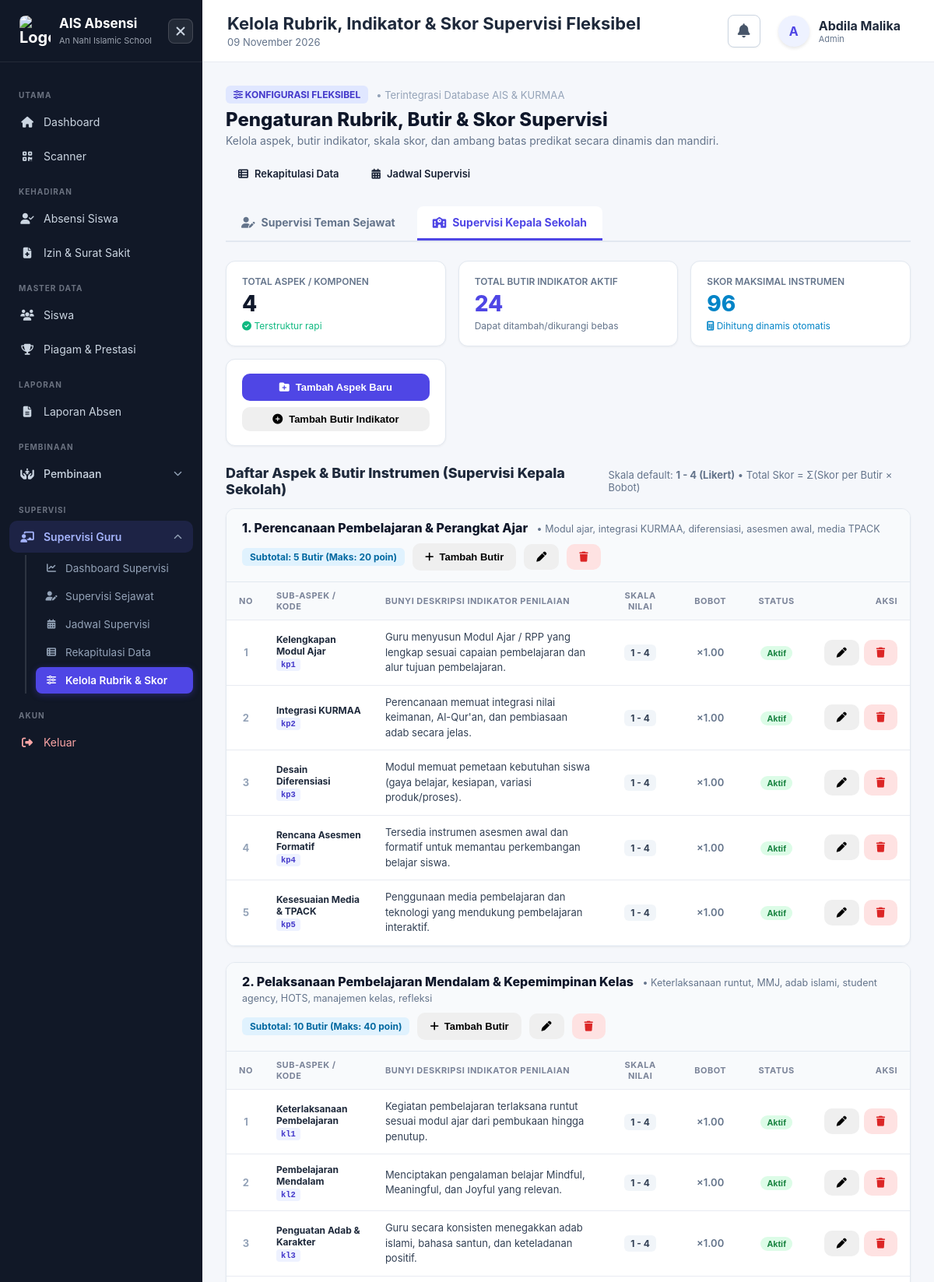
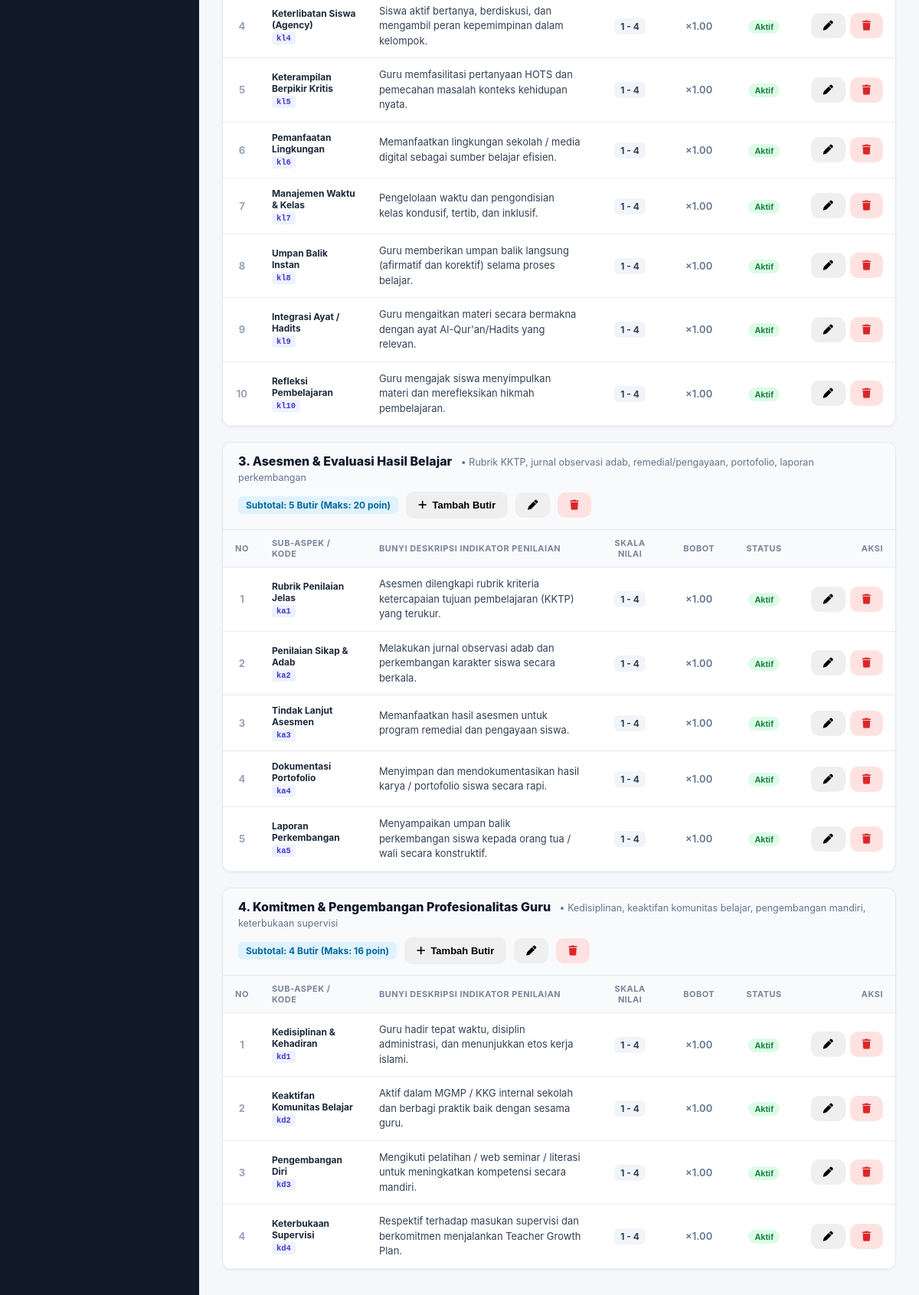
Screenshot of /supervisi/rubrics.php?type_id=2 (signed in, upper part) with the database file from the repository (2 pictures, top to bottom).
### tables this page shows
CREATE TABLE `supervision_types` (
  `id` int unsigned NOT NULL AUTO_INCREMENT,
  `type_key` varchar(50) NOT NULL,
  `name` varchar(100) NOT NULL,
  `description` text,
  `sort_order` int NOT NULL DEFAULT '0',
  `is_active` tinyint(1) NOT NULL DEFAULT '1',
  `created_at` timestamp NULL DEFAULT CURRENT_TIMESTAMP,
  `updated_at` timestamp NULL DEFAULT CURRENT_TIMESTAMP ON UPDATE CURRENT_TIMESTAMP,
  PRIMARY KEY (`id`),
  UNIQUE KEY `type_key` (`type_key`)
);

CREATE TABLE `supervision_categories` (
  `id` int unsigned NOT NULL AUTO_INCREMENT,
  `type_id` int unsigned NOT NULL,
  `category_name` varchar(150) NOT NULL,
  `description` text,
  `sort_order` int NOT NULL DEFAULT '0',
  `is_active` tinyint(1) NOT NULL DEFAULT '1',
  `created_at` timestamp NULL DEFAULT CURRENT_TIMESTAMP,
  `updated_at` timestamp NULL DEFAULT CURRENT_TIMESTAMP ON UPDATE CURRENT_TIMESTAMP,
  PRIMARY KEY (`id`),
  KEY `idx_sc_type` (`type_id`,`is_active`)
);

CREATE TABLE `supervision_rubric_items` (
  `id` int unsigned NOT NULL AUTO_INCREMENT,
  `category_id` int unsigned NOT NULL,
  `code` varchar(50) DEFAULT NULL,
  `aspek_label` varchar(100) DEFAULT NULL,
  `indicator_text` text NOT NULL,
  `min_score` int NOT NULL DEFAULT '1',
  `max_score` int NOT NULL DEFAULT '4',
  `weight` decimal(4,2) NOT NULL DEFAULT '1.00',
  `sort_order` int NOT NULL DEFAULT '0',
  `is_active` tinyint(1) NOT NULL DEFAULT '1',
  `created_at` timestamp NULL DEFAULT CURRENT_TIMESTAMP,
  `updated_at` timestamp NULL DEFAULT CURRENT_TIMESTAMP ON UPDATE CURRENT_TIMESTAMP,
  PRIMARY KEY (`id`),
  KEY `idx_sri_category` (`category_id`,`is_active`)
);

### public/supervisi/rubrics.php (the view, shortened to what the rows shown need)
<?php
require_once __DIR__ . '/../../config/database.php';
$types = $pdo->query("SELECT * FROM supervision_types WHERE is_active = 1 ORDER BY sort_order ASC")->fetchAll(PDO::FETCH_ASSOC);
$selectedTypeId = (int)($_GET['type_id'] ?? ($types[0]['id'] ?? 1));
$currentType = null;
foreach ($types as $t) {
    if ((int)$t['id'] === $selectedTypeId) {
        $currentType = $t;
        break;
    }
}
$stmtCats = $pdo->prepare("
    SELECT sc.*,
           (SELECT COUNT(*) FROM supervision_rubric_items sri WHERE sri.category_id = sc.id) as total_items,
           (SELECT COUNT(*) FROM supervision_rubric_items sri WHERE sri.category_id = sc.id AND sri.is_active = 1) as active_items,
           (SELECT COALESCE(SUM(sri.max_score * sri.weight), 0) FROM supervision_rubric_items sri WHERE sri.category_id = sc.id AND sri.is_active = 1) as subtotal_max
    FROM supervision_categories sc
    WHERE sc.type_id = ?
    ORDER BY sc.sort_order ASC, sc.id ASC
");
$stmtCats->execute([$selectedTypeId]);
$categories = $stmtCats->fetchAll(PDO::FETCH_ASSOC);
$categoryIds = array_column($categories, 'id');
$itemsByCategory = [];
if (!empty($categoryIds)) {
    $placeholders = implode(',', array_fill(0, count($categoryIds), '?'));
    $stmtItems = $pdo->prepare("
        SELECT sri.*, sc.category_name
        FROM supervision_rubric_items sri
        JOIN supervision_categories sc ON sc.id = sri.category_id
        WHERE sri.category_id IN ($placeholders)
        ORDER BY sri.sort_order ASC, sri.id ASC
    ");
    $stmtItems->execute($categoryIds);
    $allItems = $stmtItems->fetchAll(PDO::FETCH_ASSOC);
    foreach ($allItems as $it) {
        $itemsByCategory[$it['category_id']][] = $it;
    }
}
require_once __DIR__ . '/../../includes/header.php';
?>
<div class="supervisi-fullwidth" style="width: 100%; max-width: 100%;">
    <div style="display: flex; justify-content: space-between; align-items: flex-start; flex-wrap: wrap; gap: 16px; margin-bottom: 24px;">
        <div>
            <h1 style="margin: 0; font-size: 24px; font-weight: 800; color: #0f172a;">
                Pengaturan Rubrik, Butir & Skor Supervisi
            </h1>
        </div>
    </div>
    <div style="display: flex; gap: 8px; border-bottom: 2px solid #e2e8f0; margin-bottom: 24px;">
        <?php foreach ($types as $t):
            $isActiveTab = ($t['id'] == $selectedTypeId);
            $icon = ($t['type_key'] === 'peer') ? 'fa-user-pen' : 'fa-school';
        ?>
            <a href="rubrics.php?type_id=<?= $t['id'] ?>"
               style="display: inline-flex; align-items: center; gap: 8px; padding: 12px 20px; font-weight: 700; font-size: 14px; text-decoration: none; border-bottom: 3px solid <?= $isActiveTab ? 'var(--primary, #4f46e5)' : 'transparent' ?>; color: <?= $isActiveTab ? 'var(--primary, #4f46e5)' : '#64748b' ?>; background: <?= $isActiveTab ? '#ffffff' : 'transparent' ?>; border-top-left-radius: 8px; border-top-right-radius: 8px; transition: all 0.2s;">
                <i class="fa-solid <?= $icon ?>"></i>
                <?= htmlspecialchars($t['name']) ?>
            </a>
        <?php endforeach; ?>
    </div>
    <div style="margin-bottom: 36px;">
        <div style="display: flex; justify-content: space-between; align-items: center; margin-bottom: 14px;">
            <h2 style="margin: 0; font-size: 18px; font-weight: 800; color: #1e293b;">
                Daftar Aspek & Butir Instrumen (<?= htmlspecialchars($currentType['name']) ?>)
            </h2>
            <span style="font-size: 13px; color: #64748b;">
                Skala default: <strong>1 - 4 (Likert)</strong> &bull; Total Skor = &Sigma;(Skor per Butir &times; Bobot)
            </span>
        </div>
        <?php if (empty($categories)): ?>
            <div style="background: white; padding: 40px; text-align: center; border-radius: 12px; border: 1px dashed #cbd5e1; color: #64748b;">
                <i class="fa-solid fa-folder-open" style="font-size: 36px; color: #94a3b8; margin-bottom: 12px; display: block;"></i>
                Belum ada aspek penilaian untuk instrumen ini. Silakan klik tombol <strong>"Tambah Aspek Baru"</strong> di atas.
            </div>
        <?php else: ?>
            <div style="display: flex; flex-direction: column; gap: 20px;">
                <?php foreach ($categories as $cat):
                    $catId = (int)$cat['id'];
                    $items = $itemsByCategory[$catId] ?? [];
                ?>
                    <div style="background: white; border: 1px solid #e2e8f0; border-radius: 12px; overflow: hidden; box-shadow: 0 1px 3px rgba(0,0,0,0.05);">
                        <div style="background: #f8fafc; padding: 14px 20px; border-bottom: 1px solid #e2e8f0; display: flex; justify-content: space-between; align-items: center; flex-wrap: wrap; gap: 10px;">
                            <div>
                                <span style="font-weight: 800; font-size: 16px; color: #0f172a;">
                                    <?= htmlspecialchars($cat['category_name']) ?>
                                </span>
                                <?php if (!empty($cat['description'])): ?>
                                    <span style="font-size: 12.5px; color: #64748b; margin-left: 8px;">
                                        &bull; <?= htmlspecialchars($cat['description']) ?>
                                    </span>
                                <?php endif; ?>
                            </div>
                            <div style="display: flex; align-items: center; gap: 10px;">
                                <span style="background: #e0f2fe; color: #0369a1; font-size: 12px; font-weight: 700; padding: 4px 10px; border-radius: 6px;">
                                    Subtotal: <?= count($items) ?> Butir (Maks: <?= number_format($cat['subtotal_max'], 0) ?> poin)
                                </span>
                                <button type="button" class="btn btn-sm btn-secondary" onclick="openAddItemModal(<?= $catId ?>)" title="Tambah Butir ke Aspek Ini">
                                    <i class="fa-solid fa-plus"></i> Tambah Butir
                                </button>
                                <button type="button" class="btn btn-sm btn-secondary" onclick="openEditCategoryModal(<?= $catId ?>, '<?= htmlspecialchars(addslashes($cat['category_name'])) ?>', '<?= htmlspecialchars(addslashes($cat['description'] ?? '')) ?>', <?= (int)$cat['sort_order'] ?>)" title="Edit Aspek">
                                    <i class="fa-solid fa-pen"></i>
                                </button>
                                <form method="POST" style="display: inline;" onsubmit="return confirm('Apakah Anda yakin ingin menghapus aspek ini?');">
                                    <button type="submit" class="btn btn-sm btn-danger" title="Hapus Aspek">
                                        <i class="fa-solid fa-trash"></i>
                                    </button>
                                </form>
                            </div>
                        </div>
                        <?php if (empty($items)): ?>
                            <div style="padding: 24px; text-align: center; color: #94a3b8; font-size: 13px;">
                                Belum ada butir indikator pada aspek ini.
                            </div>
                        <?php else: ?>
                            <div style="overflow-x: auto;">
                                <table style="width: 100%; border-collapse: collapse; font-size: 13.5px;">
                                    <thead>
                                        <tr style="background: #ffffff; border-bottom: 1px solid #e2e8f0; color: #64748b; font-size: 11px; text-transform: uppercase;">
                                            <th style="padding: 10px 16px; width: 40px; text-align: center;">No</th>
                                            <th style="padding: 10px 14px; width: 140px;">Sub-Aspek / Kode</th>
                                            <th style="padding: 10px 14px;">Bunyi Deskripsi Indikator Penilaian</th>
                                            <th style="padding: 10px 14px; width: 100px; text-align: center;">Skala Nilai</th>
                                            <th style="padding: 10px 14px; width: 80px; text-align: center;">Bobot</th>
                                            <th style="padding: 10px 14px; width: 90px; text-align: center;">Status</th>
                                            <th style="padding: 10px 16px; width: 120px; text-align: right;">Aksi</th>
                                        </tr>
                                    </thead>
                                    <tbody>
                                        <?php $no = 1; foreach ($items as $it):
                                            $isActive = ($it['is_active'] == 1);
                                        ?>
                                            <tr style="border-bottom: 1px solid #f1f5f9; <?= !$isActive ? 'background: #f8fafc; opacity: 0.6;' : '' ?>">
                                                <td style="padding: 12px 16px; text-align: center; font-weight: 700; color: #94a3b8;">
                                                    <?= $no++ ?>
                                                </td>
                                                <td style="padding: 12px 14px;">
                                                    <?php if (!empty($it['aspek_label'])): ?>
                                                        <span style="font-weight: 700; color: #1e293b; display: block; font-size: 12px;">
                                                            <?= htmlspecialchars($it['aspek_label']) ?>
                                                        </span>
                                                    <?php endif; ?>
                                                    <?php if (!empty($it['code'])): ?>
                                                        <span style="display: inline-block; background: #eef2ff; color: #4338ca; font-size: 10.5px; padding: 2px 6px; border-radius: 4px; font-family: monospace; font-weight: 700;">
                                                            <?= htmlspecialchars($it['code']) ?>
                                                        </span>
                                                    <?php endif; ?>
                                                </td>
                                                <td style="padding: 12px 14px; color: #334155; line-height: 1.5;">
                                                    <?= htmlspecialchars($it['indicator_text']) ?>
                                                </td>
                                                <td style="padding: 12px 14px; text-align: center;">
                                                    <span style="background: #f1f5f9; color: #334155; font-weight: 700; padding: 3px 8px; border-radius: 6px; font-size: 12px;">
                                                        <?= (int)$it['min_score'] ?> - <?= (int)$it['max_score'] ?>
                                                    </span>
                                                </td>
                                                <td style="padding: 12px 14px; text-align: center; font-weight: 600; color: #64748b;">
                                                    &times;<?= number_format($it['weight'], 2) ?>
                                                </td>
                                                <td style="padding: 12px 14px; text-align: center;">
                                                    <form method="POST" style="display: inline;">
                                                        <button type="submit" style="background: none; border: none; cursor: pointer; padding: 0;">
                                                            <?php if ($isActive): ?>
                                                                <span style="background: #dcfce7; color: #15803d; font-size: 11px; font-weight: 700; padding: 3px 8px; border-radius: 12px;">
                                                                    Aktif
                                                                </span>
                                                            <?php else: ?>
                                                                <span style="background: #fee2e2; color: #b91c1c; font-size: 11px; font-weight: 700; padding: 3px 8px; border-radius: 12px;">
                                                                    Nonaktif
                                                                </span>
                                                            <?php endif; ?>
                                                        </button>
                                                    </form>
                                                </td>
                                                <td style="padding: 12px 16px; text-align: right;">
                                                    <div style="display: inline-flex; gap: 6px;">
                                                        <button type="button" class="btn btn-sm btn-secondary" onclick='openEditItemModal(<?= json_encode($it) ?>)' title="Edit Butir">
                                                            <i class="fa-solid fa-pen"></i>
                                                        </button>
                                                        <form method="POST" style="display: inline;" onsubmit="return confirm('Apakah Anda yakin ingin menghapus butir indikator ini?');">
                                                            <button type="submit" class="btn btn-sm btn-danger" title="Hapus Butir">
                                                                <i class="fa-solid fa-trash"></i>
                                                            </button>
                                                        </form>
                                                    </div>
                                                </td>
                                            </tr>
                                        <?php endforeach; ?>
                                    </tbody>
                                </table>
                            </div>
                        <?php endif; ?>
                    </div>
                <?php endforeach; ?>
            </div>
        <?php endif; ?>
    </div>
</div>
<?php require_once __DIR__ . '/../../includes/footer.php'; ?>

### rows the page displays
supervision_types: name "Supervisi Teman Sejawat"
supervision_types: name "Supervisi Kepala Sekolah"
supervision_categories: category_name "1. Perencanaan Pembelajaran & Perangkat Ajar", description "Modul ajar, integrasi KURMAA, diferensiasi, asesmen awal, media TPACK", id "5", subtotal_max "20"
supervision_rubric_items: aspek_label "Kelengkapan Modul Ajar", code "kp1", indicator_text "Guru menyusun Modul Ajar / RPP yang lengkap sesuai capaian pembelajaran dan alur tujuan pembelajaran.", min_score "1", max_score "4", weight "1.00", is_active "Aktif"
supervision_rubric_items: aspek_label "Integrasi KURMAA", code "kp2", indicator_text "Perencanaan memuat integrasi nilai keimanan, Al-Qur'an, dan pembiasaan adab secara jelas.", min_score "1", max_score "4", weight "1.00", is_active "Aktif"
supervision_rubric_items: aspek_label "Desain Diferensiasi", code "kp3", indicator_text "Modul memuat pemetaan kebutuhan siswa (gaya belajar, kesiapan, variasi produk/proses).", min_score "1", max_score "4", weight "1.00", is_active "Aktif"
supervision_rubric_items: aspek_label "Rencana Asesmen Formatif", code "kp4", indicator_text "Tersedia instrumen asesmen awal dan formatif untuk memantau perkembangan belajar siswa.", min_score "1", max_score "4", weight "1.00", is_active "Aktif"
supervision_rubric_items: aspek_label "Kesesuaian Media & TPACK", code "kp5", indicator_text "Penggunaan media pembelajaran dan teknologi yang mendukung pembelajaran interaktif.", min_score "1", max_score "4", weight "1.00", is_active "Aktif"
supervision_categories: category_name "2. Pelaksanaan Pembelajaran Mendalam & Kepemimpinan Kelas", description "Keterlaksanaan runtut, MMJ, adab islami, student agency, HOTS, manajemen kelas, refleksi", id "10", subtotal_max "40"
supervision_rubric_items: aspek_label "Keterlaksanaan Pembelajaran", code "kl1", indicator_text "Kegiatan pembelajaran terlaksana runtut sesuai modul ajar dari pembukaan hingga penutup.", min_score "1", max_score "4", weight "1.00", is_active "Aktif"
supervision_rubric_items: aspek_label "Pembelajaran Mendalam", code "kl2", indicator_text "Menciptakan pengalaman belajar Mindful, Meaningful, dan Joyful yang relevan.", min_score "1", max_score "4", weight "1.00", is_active "Aktif"
supervision_rubric_items: aspek_label "Penguatan Adab & Karakter", code "kl3", indicator_text "Guru secara konsisten menegakkan adab islami, bahasa santun, dan keteladanan positif.", min_score "1", max_score "4", weight "1.00", is_active "Aktif"
supervision_rubric_items: aspek_label "Keterlibatan Siswa (Agency)", code "kl4", indicator_text "Siswa aktif bertanya, berdiskusi, dan mengambil peran kepemimpinan dalam kelompok.", min_score "1", max_score "4", weight "1.00", is_active "Aktif"
supervision_rubric_items: aspek_label "Keterampilan Berpikir Kritis", code "kl5", indicator_text "Guru memfasilitasi pertanyaan HOTS dan pemecahan masalah konteks kehidupan nyata.", min_score "1", max_score "4", weight "1.00", is_active "Aktif"
supervision_rubric_items: aspek_label "Pemanfaatan Lingkungan", code "kl6", indicator_text "Memanfaatkan lingkungan sekolah / media digital sebagai sumber belajar efisien.", min_score "1", max_score "4", weight "1.00", is_active "Aktif"
supervision_rubric_items: aspek_label "Manajemen Waktu & Kelas", code "kl7", indicator_text "Pengelolaan waktu dan pengondisian kelas kondusif, tertib, dan inklusif.", min_score "1", max_score "4", weight "1.00", is_active "Aktif"
supervision_rubric_items: aspek_label "Umpan Balik Instan", code "kl8", indicator_text "Guru memberikan umpan balik langsung (afirmatif dan korektif) selama proses belajar.", min_score "1", max_score "4", weight "1.00", is_active "Aktif"
supervision_rubric_items: aspek_label "Integrasi Ayat / Hadits", code "kl9", indicator_text "Guru mengaitkan materi secara bermakna dengan ayat Al-Qur'an/Hadits yang relevan.", min_score "1", max_score "4", weight "1.00", is_active "Aktif"
supervision_rubric_items: aspek_label "Refleksi Pembelajaran", code "kl10", indicator_text "Guru mengajak siswa menyimpulkan materi dan merefleksikan hikmah pembelajaran.", min_score "1", max_score "4", weight "1.00", is_active "Aktif"
supervision_categories: category_name "3. Asesmen & Evaluasi Hasil Belajar", description "Rubrik KKTP, jurnal observasi adab, remedial/pengayaan, portofolio, laporan perkembangan", id "5", subtotal_max "20"
supervision_rubric_items: aspek_label "Rubrik Penilaian Jelas", code "ka1", indicator_text "Asesmen dilengkapi rubrik kriteria ketercapaian tujuan pembelajaran (KKTP) yang terukur.", min_score "1", max_score "4", weight "1.00", is_active "Aktif"
supervision_rubric_items: aspek_label "Penilaian Sikap & Adab", code "ka2", indicator_text "Melakukan jurnal observasi adab dan perkembangan karakter siswa secara berkala.", min_score "1", max_score "4", weight "1.00", is_active "Aktif"
supervision_rubric_items: aspek_label "Tindak Lanjut Asesmen", code "ka3", indicator_text "Memanfaatkan hasil asesmen untuk program remedial dan pengayaan siswa.", min_score "1", max_score "4", weight "1.00", is_active "Aktif"
supervision_rubric_items: aspek_label "Dokumentasi Portofolio", code "ka4", indicator_text "Menyimpan dan mendokumentasikan hasil karya / portofolio siswa secara rapi.", min_score "1", max_score "4", weight "1.00", is_active "Aktif"
supervision_rubric_items: aspek_label "Laporan Perkembangan", code "ka5", indicator_text "Menyampaikan umpan balik perkembangan siswa kepada orang tua / wali secara konstruktif.", min_score "1", max_score "4", weight "1.00", is_active "Aktif"
supervision_categories: category_name "4. Komitmen & Pengembangan Profesionalitas Guru", description "Kedisiplinan, keaktifan komunitas belajar, pengembangan mandiri, keterbukaan supervisi", id "4", subtotal_max "16"
supervision_rubric_items: aspek_label "Kedisiplinan & Kehadiran", code "kd1", indicator_text "Guru hadir tepat waktu, disiplin administrasi, dan menunjukkan etos kerja islami.", min_score "1", max_score "4", weight "1.00", is_active "Aktif"
supervision_rubric_items: aspek_label "Keaktifan Komunitas Belajar", code "kd2", indicator_text "Aktif dalam MGMP / KKG internal sekolah dan berbagi praktik baik dengan sesama guru.", min_score "1", max_score "4", weight "1.00", is_active "Aktif"
supervision_rubric_items: aspek_label "Pengembangan Diri", code "kd3", indicator_text "Mengikuti pelatihan / web seminar / literasi untuk meningkatkan kompetensi secara mandiri.", min_score "1", max_score "4", weight "1.00", is_active "Aktif"
supervision_rubric_items: aspek_label "Keterbukaan Supervisi", code "kd4", indicator_text "Respektif terhadap masukan supervisi dan berkomitmen menjalankan Teacher Growth Plan.", min_score "1", max_score "4", weight "1.00", is_active "Aktif"

### other values shown
$category "UTAMA"
$item['menu_name'] "Dashboard"
$item['menu_name'] "Scanner"
$category "KEHADIRAN"
$item['menu_name'] "Absensi Siswa"
$item['menu_name'] "Izin & Surat Sakit"
$category "MASTER DATA"
$item['menu_name'] "Siswa"
$item['menu_name'] "Piagam & Prestasi"
$category "LAPORAN"
$item['menu_name'] "Laporan Absen"
$category "PEMBINAAN"
$item['menu_name'] "Pembinaan"
$category "SUPERVISI"
$item['menu_name'] "Supervisi Guru"
